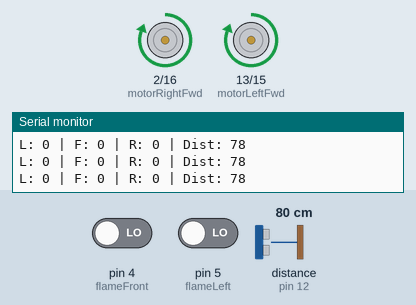
Recording of a sketch running on a simulated Arduino Uno, built with avr-gcc and run on an emulated ATmega328P. Parts: motor-driver pin pairs drawn as motors (green arrow = first pin HIGH = forward, orange = second pin HIGH = backward, longer = more drive), the last lines printed to the serial monitor. Wiring (inferred from the names in the program): ultrasonic range finder: trigger pin 14; echo pin 12. The inputs (shaded band) are chosen by the test bench; at power-on: distance to the obstacle (sensor on pin 12) 80 cm, pin 5 (flameLeft) LOW, pin 4 (flameFront) LOW. The echo pulse lasts 58.3 µs per cm.

Above: at 1.2 s.
1.3 s: distance to the obstacle (sensor on pin 12) set to 23 cm
2.8 s: distance to the obstacle (sensor on pin 12) set to 18 cm
At 4.0 s:
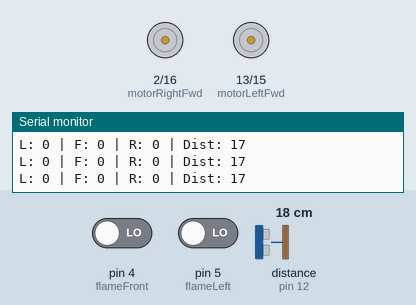
4.3 s: distance to the obstacle (sensor on pin 12) set to 35 cm
At 5.5 s:
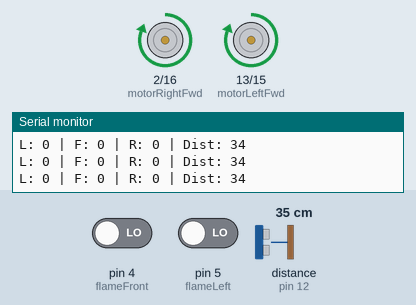
5.8 s: pin 5 (flameLeft) driven HIGH
At 5.95 s:
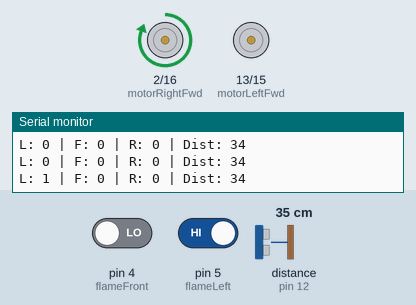
7.5 s: pin 5 (flameLeft) driven LOW
At 8.0 s:
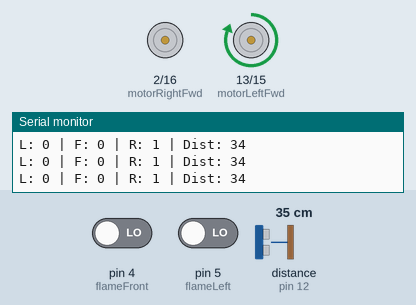
9.0 s: pin 4 (flameFront) driven HIGH
At 9.7 s:
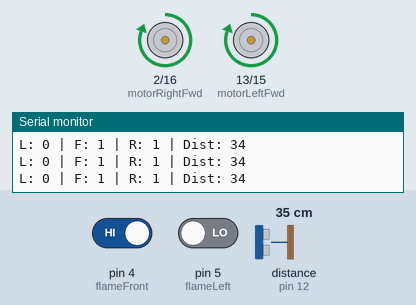
Timing chart, 0 to 12.0 s (numbered marks = the images above; inputs shaded):
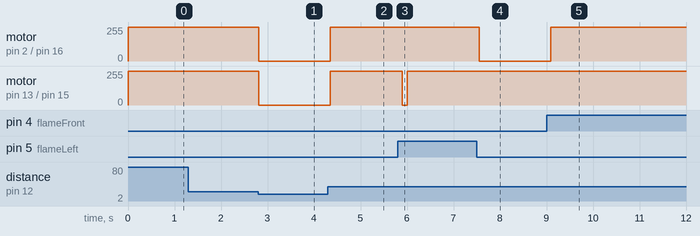

The sketch:

fire_fighter.ino
```cpp
// Capteurs de flamme (digital)
const int flameLeft  = 5;   // D1
const int flameFront = 4;   // D2
const int flameRight = 0;   // D3

// Capteur ultrason
const int trigPin = 14;     // D5
const int echoPin = 12;     // D6

// Moteurs
const int motorLeftFwd  = 13; // D7
const int motorLeftBwd  = 15; // D8
const int motorRightFwd = 2;  // D4
const int motorRightBwd = 16; // D0

// Pompe
const int pumpPin = 0; // D3, changer si nécessaire

// Seuil distance obstacle
const int distanceStop = 20; // cm

void setup() {
  Serial.begin(9600);

  pinMode(flameLeft, INPUT);
  pinMode(flameFront, INPUT);
  pinMode(flameRight, INPUT);

  pinMode(trigPin, OUTPUT);
  pinMode(echoPin, INPUT);

  pinMode(motorLeftFwd, OUTPUT);
  pinMode(motorLeftBwd, OUTPUT);
  pinMode(motorRightFwd, OUTPUT);
  pinMode(motorRightBwd, OUTPUT);

  pinMode(pumpPin, OUTPUT);
  digitalWrite(pumpPin, LOW);
}

long getDistance() {
  digitalWrite(trigPin, LOW);
  delayMicroseconds(2);
  digitalWrite(trigPin, HIGH);
  delayMicroseconds(10);
  digitalWrite(trigPin, LOW);

  long duration = pulseIn(echoPin, HIGH);
  long distance = duration * 0.034 / 2;
  return distance;
}

void stopMotors() {
  digitalWrite(motorLeftFwd, LOW);
  digitalWrite(motorLeftBwd, LOW);
  digitalWrite(motorRightFwd, LOW);
  digitalWrite(motorRightBwd, LOW);
}

void forward() {
  digitalWrite(motorLeftFwd, HIGH);
  digitalWrite(motorLeftBwd, LOW);
  digitalWrite(motorRightFwd, HIGH);
  digitalWrite(motorRightBwd, LOW);
}

void turnLeft() {
  digitalWrite(motorLeftFwd, LOW);
  digitalWrite(motorLeftBwd, LOW);
  digitalWrite(motorRightFwd, HIGH);
  digitalWrite(motorRightBwd, LOW);
}

void turnRight() {
  digitalWrite(motorLeftFwd, HIGH);
  digitalWrite(motorLeftBwd, LOW);
  digitalWrite(motorRightFwd, LOW);
  digitalWrite(motorRightBwd, LOW);
}

void loop() {
  int leftVal  = digitalRead(flameLeft);
  int frontVal = digitalRead(flameFront);
  int rightVal = digitalRead(flameRight);
  long distance = getDistance();

  Serial.print("L: "); Serial.print(leftVal);
  Serial.print(" | F: "); Serial.print(frontVal);
  Serial.print(" | R: "); Serial.print(rightVal);
  Serial.print(" | Dist: "); Serial.println(distance);

  if(distance < distanceStop){
    stopMotors();
    return;
  }

  if(leftVal == HIGH || frontVal == HIGH || rightVal == HIGH){
    digitalWrite(pumpPin, HIGH);
  } else {
    digitalWrite(pumpPin, LOW);
  }

  if(leftVal == HIGH && frontVal == LOW && rightVal == LOW){
    turnLeft();
  } else if(rightVal == HIGH && frontVal == LOW && leftVal == LOW){
    turnRight();
  } else {
    forward();
  }

  delay(100);
}
```

Measured:
- the behaviour switches between 21 and 20 cm on distance to the obstacle (sensor on pin 12) (found by bisection; images 0 and 1)
- after the input at 2.8 s, motor on pin 2 (motorRightFwd) / pin 16 (motorRightBwd), motor on pin 13 (motorLeftFwd) / pin 15 (motorLeftBwd): forward 255/255 → stopped at once
- after the input at 4.3 s, motor on pin 2 (motorRightFwd) / pin 16 (motorRightBwd), motor on pin 13 (motorLeftFwd) / pin 15 (motorLeftBwd): stopped → forward 255/255 after 0.05 s
- after the input at 5.8 s, motor on pin 13 (motorLeftFwd) / pin 15 (motorLeftBwd): forward 255/255 → stopped after 0.10 s, → forward 255/255 0.10 s later
- after the input at 7.5 s, motor on pin 2 (motorRightFwd) / pin 16 (motorRightBwd): forward 255/255 → stopped after 0.05 s
- after the input at 9.0 s, motor on pin 2 (motorRightFwd) / pin 16 (motorRightBwd): stopped → forward 255/255 after 0.10 s
